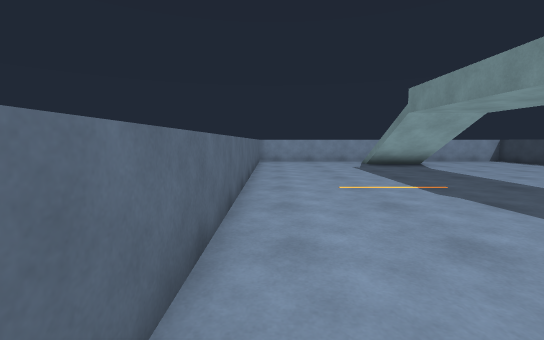
View 1 (above)

14 first-person views from a walk through a 3-D level made in the Unity game engine. The camera is 1.2 m above the floor, tilts 6° down and sees 90° across. The floor is counted in squares, 1 m on a side. Each view is taken from the middle of a square. On the plan, view 1 faces up. The plan holds only what a view shows up to about 13 squares ahead; the rest is blank. The place goes on beyond the plan.

View 2
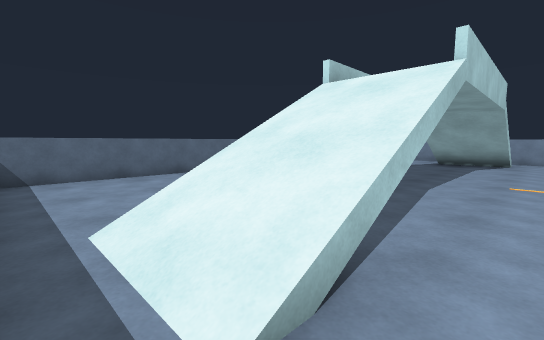

View 3
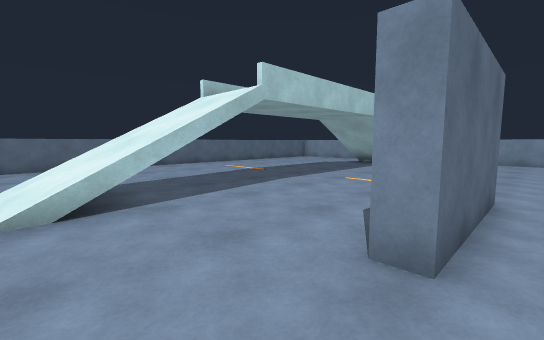

View 4
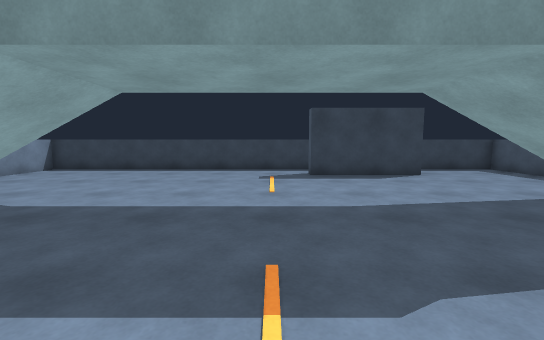

View 5
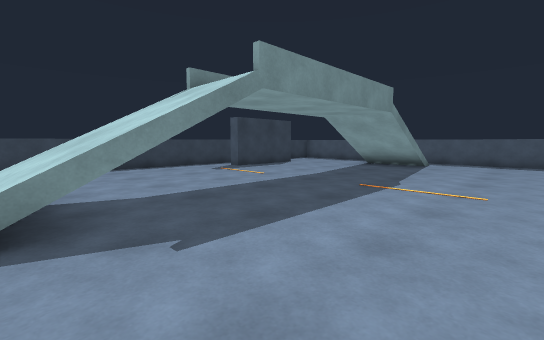

View 6
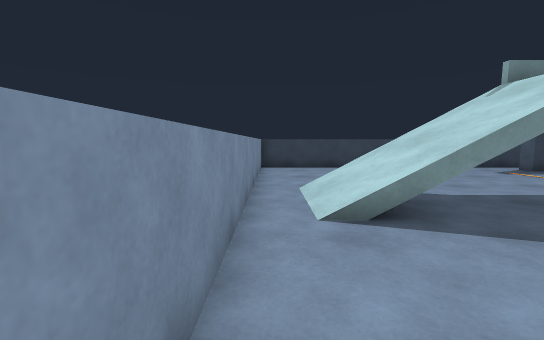

View 7
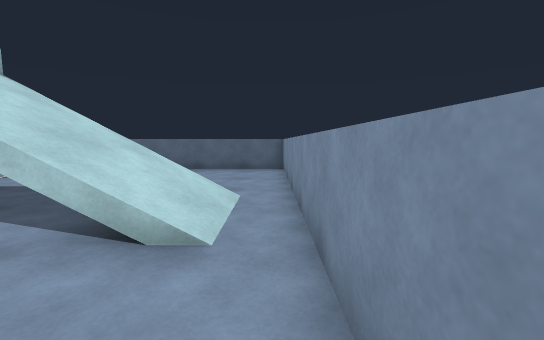

View 8
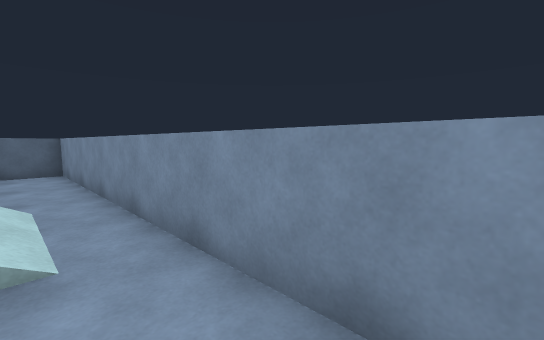

View 9
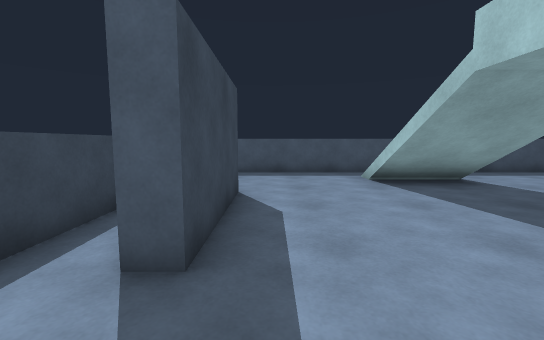

View 10
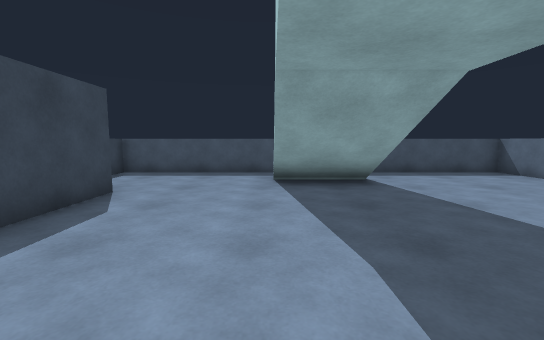

View 11
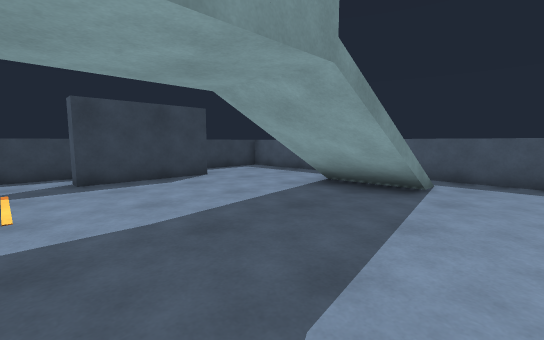

View 12
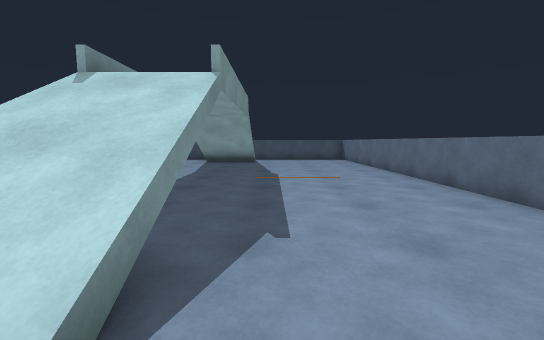

View 13
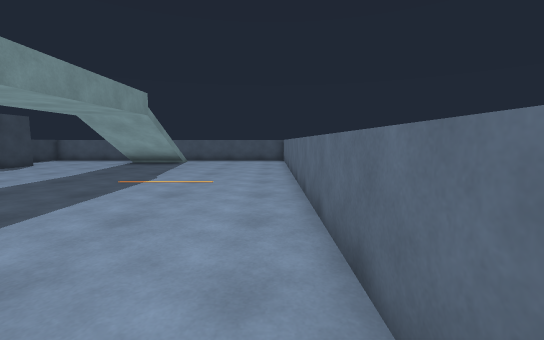

View 14
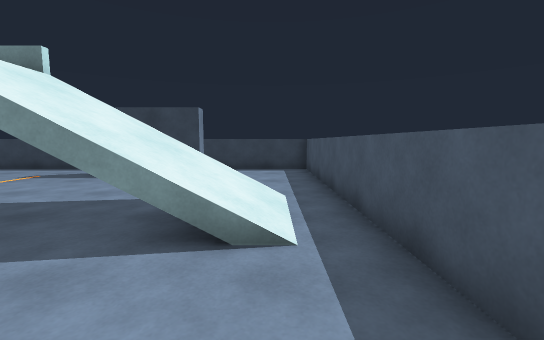

### Floor plan
Key: @ floor where view 1 was taken; # wall or solid block; x gap in a wall; . floor; / step, stairs or slope; = window, fence, low wall or low ledge; ^ raised ledge; v drop or lower ground.
Columns run from 1 left of view 1 to 14 right of it. Each row starts with its distance up from view 1.
 17 ^^^^^^^^^^^^^^^^
 16 #..............^
 15 #.....////.....^
 14 #.....=///.....^
 13 #.....v///.....^
 12 #.....v//x.....^
 11 #.....#........^
 10 #..............^
  9 #..............^
  8 #..............^
  7 #..............^
  6 #..............^
  5 #............#.^
  4 #............#.^
  3 #.....#......#.^
  2 #.....v//x...#.^
  1 #.....v///.....^
  0 #@....=//=.....^
 -1 #.....////.....^
 -2 #..............^
 -3 ###############^

Where each view was taken, in squares from view 1:
view 1: 0 up, 0 right, facing up
view 2: 2 down, 9 right, facing up-left
view 3: 1 down, 13 right, facing up-left
view 4: 7 up, 2 right, facing right
view 5: 14 up, 1 right, facing down-right
view 6: 16 up, 1 right, facing right
view 7: 16 up, 11 right, facing left
view 8: 15 up, 11 right, facing up-left
view 9: 8 up, 11 right, facing down
view 10: 8 up, 8 right, facing down
view 11: 7 up, 3 right, facing down-right
view 12: 16 up, 4 right, facing down
view 13: 15 up, 0 right, facing down
view 14: 1 down, 2 right, facing right
